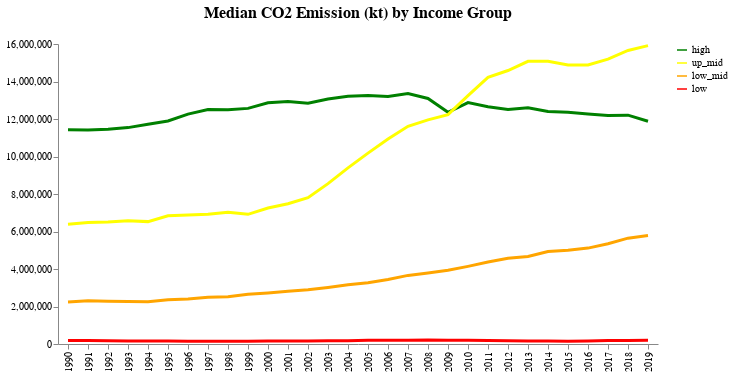

The code cell stored with this chart in its notebook:
### Code cell
co2_emission_by_income(mean_income_group_df, agg_type = 'Median')

### Figure 1 — Vega-Lite specification as saved in the notebook (floating-point values rounded to 4 significant figures)
{"config": {"view": {"continuousWidth": 400, "continuousHeight": 300, "strokeWidth": 0}, "axis": {"grid": false}}, "layer": [{"mark": {"type": "line", "color": "green", "strokeWidth": 3}, "encoding": {"color": {"field": "high", "scale": {"domain": ["high", "up_mid", "low_mid", "low"], "range": ["green", "yellow", "orange", "red"]}, "title": "", "type": "nominal"}, "x": {"field": "year", "title": "", "type": "nominal"}, "y": {"field": "High income", "title": "", "type": "quantitative"}}, "transform": [{"calculate": "'high'", "as": "high"}, {"calculate": "'low'", "as": "low"}, {"calculate": "'low_mid'", "as": "low_mid"}, {"calculate": "'up_mid'", "as": "up_mid"}]}, {"mark": {"type": "line", "color": "red", "strokeWidth": 3}, "encoding": {"color": {"field": "low", "scale": {"domain": ["high", "up_mid", "low_mid", "low"], "range": ["green", "yellow", "orange", "red"]}, "type": "nominal"}, "x": {"field": "year", "type": "nominal"}, "y": {"field": "Low income", "type": "quantitative"}}, "transform": [{"calculate": "'high'", "as": "high"}, {"calculate": "'low'", "as": "low"}, {"calculate": "'low_mid'", "as": "low_mid"}, {"calculate": "'up_mid'", "as": "up_mid"}]}, {"mark": {"type": "line", "color": "orange", "strokeWidth": 3}, "encoding": {"color": {"field": "low_mid", "scale": {"domain": ["high", "up_mid", "low_mid", "low"], "range": ["green", "yellow", "orange", "red"]}, "type": "nominal"}, "x": {"field": "year", "type": "nominal"}, "y": {"field": "Lower middle income", "type": "quantitative"}}, "transform": [{"calculate": "'high'", "as": "high"}, {"calculate": "'low'", "as": "low"}, {"calculate": "'low_mid'", "as": "low_mid"}, {"calculate": "'up_mid'", "as": "up_mid"}]}, {"mark": {"type": "line", "color": "yellow", "strokeWidth": 3}, "encoding": {"color": {"field": "up_mid", "scale": {"domain": ["high", "up_mid", "low_mid", "low"], "range": ["green", "yellow", "orange", "red"]}, "type": "nominal"}, "x": {"field": "year", "type": "nominal"}, "y": {"field": "Upper middle income", "type": "quantitative"}}, "transform": [{"calculate": "'high'", "as": "high"}, {"calculate": "'low'", "as": "low"}, {"calculate": "'low_mid'", "as": "low_mid"}, {"calculate": "'up_mid'", "as": "up_mid"}]}], "data": {"name": "data-b60918b5650161c991eb6cd0557768c6"}, "title": {"text": "Median CO2 Emission (kt) by Income Group", "fontSize": 16, "subtitle": " "}, "$schema": "https://vega.github.io/schema/vega-lite/v4.17.0.json", "datasets": {"data-b60918b5650161c991eb6cd0557768c6": [{"year": "1990", "High income": 11420000.0, "Low income": 188300.0, "Lower middle income": 2239000.0, "Upper middle income": 6391000.0}, {"year": "1991", "High income": 11420000.0, "Low income": 185400.0, "Lower middle income": 2305000.0, "Upper middle income": 6474000.0}, {"year": "1992", "High income": 11460000.0, "Low income": 170900.0, "Lower middle income": 2285000.0, "Upper middle income": 6500000.0}, {"year": "1993", "High income": 11540000.0, "Low income": 162600.0, "Lower middle income": 2266000.0, "Upper middle income": 6578000.0}, {"year": "1994", "High income": 11720000.0, "Low income": 159200.0, "Lower middle income": 2251000.0, "Upper middle income": 6527000.0}, {"year": "1995", "High income": 11900000.0, "Low income": 157100.0, "Lower middle income": 2354000.0, "Upper middle income": 6838000.0}, {"year": "1996", "High income": 12260000.0, "Low income": 151600.0, "Lower middle income": 2399000.0, "Upper middle income": 6876000.0}, {"year": "1997", "High income": 12500000.0, "Low income": 147400.0, "Lower middle income": 2496000.0, "Upper middle income": 6916000.0}, {"year": "1998", "High income": 12490000.0, "Low income": 144500.0, "Lower middle income": 2519000.0, "Upper middle income": 7022000.0}, {"year": "1999", "High income": 12570000.0, "Low income": 151400.0, "Lower middle income": 2654000.0, "Upper middle income": 6916000.0}, {"year": "2000", "High income": 12860000.0, "Low income": 159600.0, "Lower middle income": 2726000.0, "Upper middle income": 7250000.0}, {"year": "2001", "High income": 12930000.0, "Low income": 165500.0, "Lower middle income": 2813000.0, "Upper middle income": 7477000.0}, {"year": "2002", "High income": 12840000.0, "Low income": 164100.0, "Lower middle income": 2888000.0, "Upper middle income": 7806000.0}, {"year": "2003", "High income": 13070000.0, "Low income": 171500.0, "Lower middle income": 3014000.0, "Upper middle income": 8554000.0}, {"year": "2004", "High income": 13210000.0, "Low income": 177600.0, "Lower middle income": 3156000.0, "Upper middle income": 9395000.0}, {"year": "2005", "High income": 13250000.0, "Low income": 195900.0, "Lower middle income": 3268000.0, "Upper middle income": 10180000.0}, {"year": "2006", "High income": 13200000.0, "Low income": 205100.0, "Lower middle income": 3440000.0, "Upper middle income": 10930000.0}, {"year": "2007", "High income": 13360000.0, "Low income": 199600.0, "Lower middle income": 3659000.0, "Upper middle income": 11610000.0}, {"year": "2008", "High income": 13100000.0, "Low income": 213700.0, "Lower middle income": 3785000.0, "Upper middle income": 11950000.0}, {"year": "2009", "High income": 12360000.0, "Low income": 199200.0, "Lower middle income": 3933000.0, "Upper middle income": 12230000.0}, {"year": "2010", "High income": 12870000.0, "Low income": 200500.0, "Lower middle income": 4140000.0, "Upper middle income": 13250000.0}, {"year": "2011", "High income": 12650000.0, "Low income": 184900.0, "Lower middle income": 4370000.0, "Upper middle income": 14220000.0}, {"year": "2012", "High income": 12510000.0, "Low income": 177900.0, "Lower middle income": 4570000.0, "Upper middle income": 14590000.0}, {"year": "2013", "High income": 12590000.0, "Low income": 158600.0, "Lower middle income": 4666000.0, "Upper middle income": 15080000.0}, {"year": "2014", "High income": 12400000.0, "Low income": 163400.0, "Lower middle income": 4937000.0, "Upper middle income": 15080000.0}, {"year": "2015", "High income": 12360000.0, "Low income": 148200.0, "Lower middle income": 4997000.0, "Upper middle income": 14880000.0}, {"year": "2016", "High income": 12260000.0, "Low income": 158700.0, "Lower middle income": 5115000.0, "Upper middle income": 14890000.0}, {"year": "2017", "High income": 12190000.0, "Low income": 188700.0, "Lower middle income": 5347000.0, "Upper middle income": 15200000.0}, {"year": "2018", "High income": 12210000.0, "Low income": 188700.0, "Lower middle income": 5645000.0, "Upper middle income": 15660000.0}, {"year": "2019", "High income": 11880000.0, "Low income": 197000.0, "Lower middle income": 5781000.0, "Upper middle income": 15910000.0}]}}
